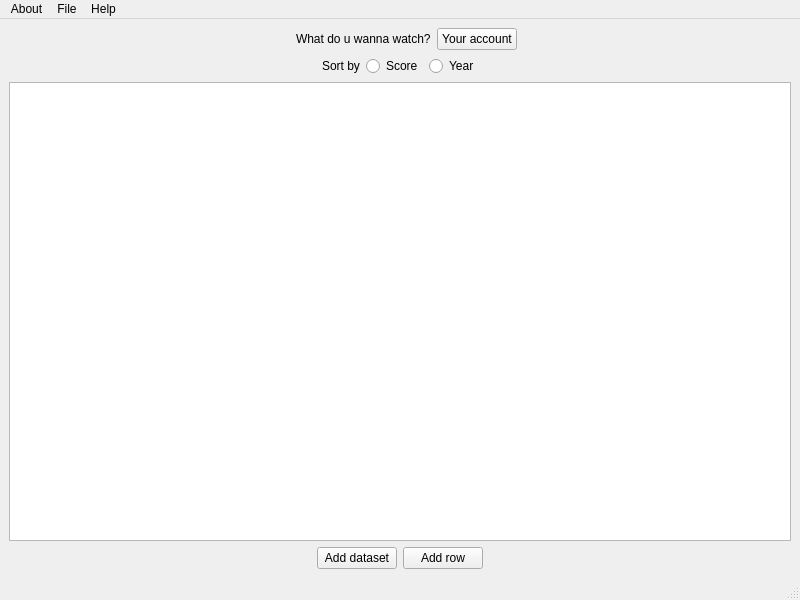
<?xml version="1.0" encoding="UTF-8"?>
<ui version="4.0">
 <class>MainWindow</class>
 <widget class="QMainWindow" name="MainWindow">
  <property name="geometry">
   <rect>
    <x>0</x>
    <y>0</y>
    <width>800</width>
    <height>600</height>
   </rect>
  </property>
  <property name="windowTitle">
   <string>MainWindow</string>
  </property>
  <widget class="QWidget" name="centralwidget">
   <layout class="QGridLayout" name="gridLayout_2">
    <item row="2" column="0">
     <widget class="QTableView" name="myDataset"/>
    </item>
    <item row="0" column="0">
     <layout class="QHBoxLayout" name="horizontalLayout">
      <item>
       <spacer name="horizontalSpacer">
        <property name="orientation">
         <enum>Qt::Horizontal</enum>
        </property>
        <property name="sizeHint" stdset="0">
         <size>
          <width>40</width>
          <height>20</height>
         </size>
        </property>
       </spacer>
      </item>
      <item>
       <widget class="QLabel" name="image">
        <property name="text">
         <string/>
        </property>
        <property name="pixmap">
         <pixmap>../img/AnimeXTyan_024.webp</pixmap>
        </property>
       </widget>
      </item>
      <item>
       <widget class="QLabel" name="label">
        <property name="text">
         <string>What do u wanna watch?</string>
        </property>
       </widget>
      </item>
      <item>
       <widget class="QPushButton" name="favoriteFilmsButton">
        <property name="text">
         <string>Your account</string>
        </property>
       </widget>
      </item>
      <item>
       <spacer name="horizontalSpacer_2">
        <property name="orientation">
         <enum>Qt::Horizontal</enum>
        </property>
        <property name="sizeHint" stdset="0">
         <size>
          <width>40</width>
          <height>20</height>
         </size>
        </property>
       </spacer>
      </item>
     </layout>
    </item>
    <item row="3" column="0">
     <layout class="QHBoxLayout" name="horizontalLayout_5">
      <item>
       <spacer name="horizontalSpacer_6">
        <property name="orientation">
         <enum>Qt::Horizontal</enum>
        </property>
        <property name="sizeHint" stdset="0">
         <size>
          <width>40</width>
          <height>20</height>
         </size>
        </property>
       </spacer>
      </item>
      <item>
       <widget class="QPushButton" name="addDataset">
        <property name="text">
         <string>Add dataset</string>
        </property>
       </widget>
      </item>
      <item>
       <layout class="QVBoxLayout" name="verticalLayout_2">
        <item>
         <widget class="QPushButton" name="addRowButton">
          <property name="text">
           <string>Add row</string>
          </property>
         </widget>
        </item>
       </layout>
      </item>
      <item>
       <layout class="QVBoxLayout" name="verticalLayout_3"/>
      </item>
      <item>
       <spacer name="horizontalSpacer_5">
        <property name="orientation">
         <enum>Qt::Horizontal</enum>
        </property>
        <property name="sizeHint" stdset="0">
         <size>
          <width>40</width>
          <height>20</height>
         </size>
        </property>
       </spacer>
      </item>
     </layout>
    </item>
    <item row="1" column="0">
     <layout class="QHBoxLayout" name="horizontalLayout_2">
      <item>
       <spacer name="horizontalSpacer_4">
        <property name="orientation">
         <enum>Qt::Horizontal</enum>
        </property>
        <property name="sizeHint" stdset="0">
         <size>
          <width>40</width>
          <height>20</height>
         </size>
        </property>
       </spacer>
      </item>
      <item>
       <widget class="QLabel" name="label_2">
        <property name="text">
         <string>Sort by</string>
        </property>
       </widget>
      </item>
      <item>
       <widget class="QRadioButton" name="scoreButton">
        <property name="text">
         <string>Score</string>
        </property>
       </widget>
      </item>
      <item>
       <widget class="QRadioButton" name="yearButton">
        <property name="text">
         <string>Year</string>
        </property>
       </widget>
      </item>
      <item>
       <spacer name="horizontalSpacer_3">
        <property name="orientation">
         <enum>Qt::Horizontal</enum>
        </property>
        <property name="sizeHint" stdset="0">
         <size>
          <width>40</width>
          <height>20</height>
         </size>
        </property>
       </spacer>
      </item>
     </layout>
    </item>
   </layout>
  </widget>
  <widget class="QMenuBar" name="menubar">
   <property name="geometry">
    <rect>
     <x>0</x>
     <y>0</y>
     <width>800</width>
     <height>22</height>
    </rect>
   </property>
   <widget class="QMenu" name="menuHelp">
    <property name="title">
     <string>Help</string>
    </property>
    <addaction name="actionHow_to_use_app"/>
   </widget>
   <widget class="QMenu" name="menuAbout">
    <property name="title">
     <string>About</string>
    </property>
    <addaction name="actionAbout_app"/>
   </widget>
   <widget class="QMenu" name="menuFile">
    <property name="title">
     <string>File</string>
    </property>
    <addaction name="actionSave"/>
    <addaction name="actionSave_as"/>
   </widget>
   <addaction name="menuAbout"/>
   <addaction name="menuFile"/>
   <addaction name="menuHelp"/>
  </widget>
  <widget class="QStatusBar" name="statusbar"/>
  <action name="actionHow_to_use_app">
   <property name="text">
    <string>How to use app</string>
   </property>
  </action>
  <action name="actionAbout_app">
   <property name="text">
    <string>About app</string>
   </property>
   <property name="shortcut">
    <string>Ctrl+A</string>
   </property>
  </action>
  <action name="actionSave">
   <property name="text">
    <string>Save</string>
   </property>
  </action>
  <action name="actionSave_as">
   <property name="text">
    <string>Save as</string>
   </property>
  </action>
 </widget>
 <resources/>
 <connections/>
</ui>
